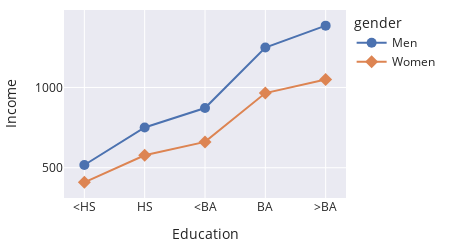

Notebook cell for this chart:
### Markdown cell above
This is a bit better, but we can make this difference even more clear using
vertical alignment.
Instead of bars, we'll use dots. Then, we can align the dots vertically
for each education level.

### Code cell
fig = px.line(earn, x='educ', y='income', color='gender', symbol='gender',
              labels=labels,
              markers=True,
              width=450, height=250)
fig.update_traces(marker=dict(size=10))
fig

### Figure 1 — Plotly figure (JSON) as saved in the notebook; plotly's stock layout.template omitted (floating-point values rounded to 4 significant figures)
{"data": [{"hovertemplate": "gender=Men<br>Education=%{x}<br>Income=%{y}<extra></extra>", "legendgroup": "Men", "line": {"color": "rgb(76,114,176)", "dash": "solid"}, "marker": {"size": 10, "symbol": "circle"}, "mode": "markers+lines", "name": "Men", "orientation": "v", "showlegend": true, "type": "scatter", "x": ["<HS", "HS", "<BA", "BA", ">BA"], "xaxis": "x", "y": [517, 751, 872, 1249, 1385], "yaxis": "y"}, {"hovertemplate": "gender=Women<br>Education=%{x}<br>Income=%{y}<extra></extra>", "legendgroup": "Women", "line": {"color": "rgb(221,132,82)", "dash": "solid"}, "marker": {"size": 10, "symbol": "diamond"}, "mode": "markers+lines", "name": "Women", "orientation": "v", "showlegend": true, "type": "scatter", "x": ["<HS", "HS", "<BA", "BA", ">BA"], "xaxis": "x", "y": [409, 578, 661, 965, 1049], "yaxis": "y"}], "layout": {"height": 250, "legend": {"title": {"text": "gender"}, "tracegroupgap": 0}, "width": 450, "xaxis": {"anchor": "y", "autorange": true, "domain": [0, 1], "range": [-0.3373, 4.337], "title": {"text": "Education"}, "type": "category"}, "yaxis": {"anchor": "x", "autorange": true, "domain": [0, 1], "range": [311.8, 1482.0], "title": {"text": "Income"}, "type": "linear"}}}
